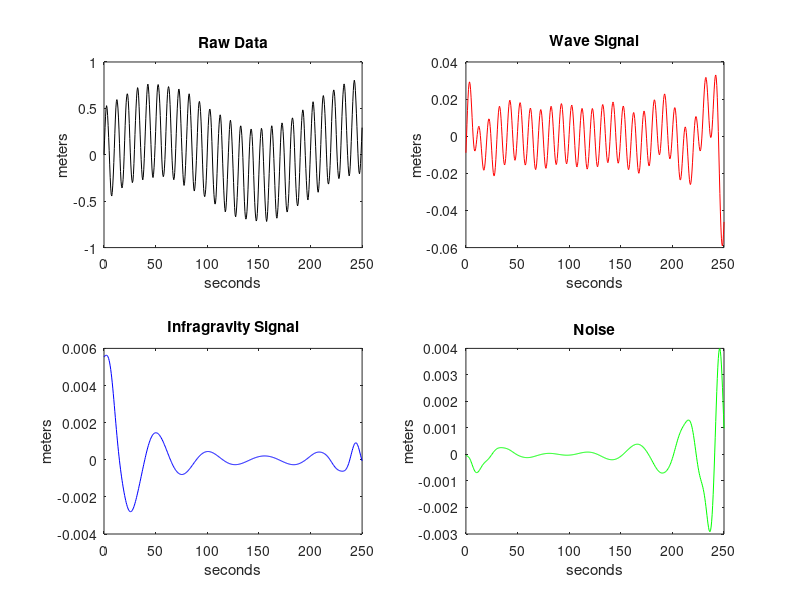

Reproduce this figure in MATLAB. (Note: this script raises an error after producing the figure.)
%% CE640 - Fall 2021
% HW 8
% Matt Sharr (sharrm)

clear all
%% Times series data

% Part i
wave_period = 10; % seconds
wave_amp = 0.5; % meters

% Part ii
infra_period = 200; % seconds
infra_amp = 0.25; % meters

% Part iii 
tides_period = 45000; % seconds
tides_amp = 1.5; % meters

% Part iv
noise_period = rand(); % seconds
noise_amp = 0.01; % meters

%% Functions

t = 0:0.5:250; % 604800 s/week

% Create a sin wave for each signal present in the ocean
wave = wave_amp * sin((2 * pi/wave_period) * t);
infra = infra_amp * sin((2 * pi/infra_period) * t);
tides = tides_amp * sin((2 * pi/tides_period) * t);
noise = noise_amp * sin((2 * pi/noise_period) * t);

% Combine all signals into a single wave
combined = wave + infra + tides + noise;

%% Filtering

% https://www.mathworks.com/help/signal/ref/butter.html

hold on

subplot(2,2,1)
plot(t,combined, 'k')
title('Raw Data')
ylabel('meters'); xlabel('seconds')

subplot(2,2,2)
[B,A]=butter(5, [0.02 0.08]);
wave_filt=filtfilt(B,A,wave);
plot(t,wave_filt,'r')
title('Wave Signal')
ylabel('meters'); xlabel('seconds')

subplot(2,2,3)
[B,A]=butter(5, [0.02 0.08]);
infra_filt=filtfilt(B,A,infra);
plot(t,infra_filt,'b')
title('Infragravity Signal')
ylabel('meters'); xlabel('seconds')

subplot(2,2,4)
[B,A]=butter(5, [0.02 0.08]);
noise_filt=filtfilt(B,A,noise);
plot(t,noise_filt,'g')
title('Noise')
ylabel('meters'); xlabel('seconds')

sgtitle('Ocean Signal Time Series')



